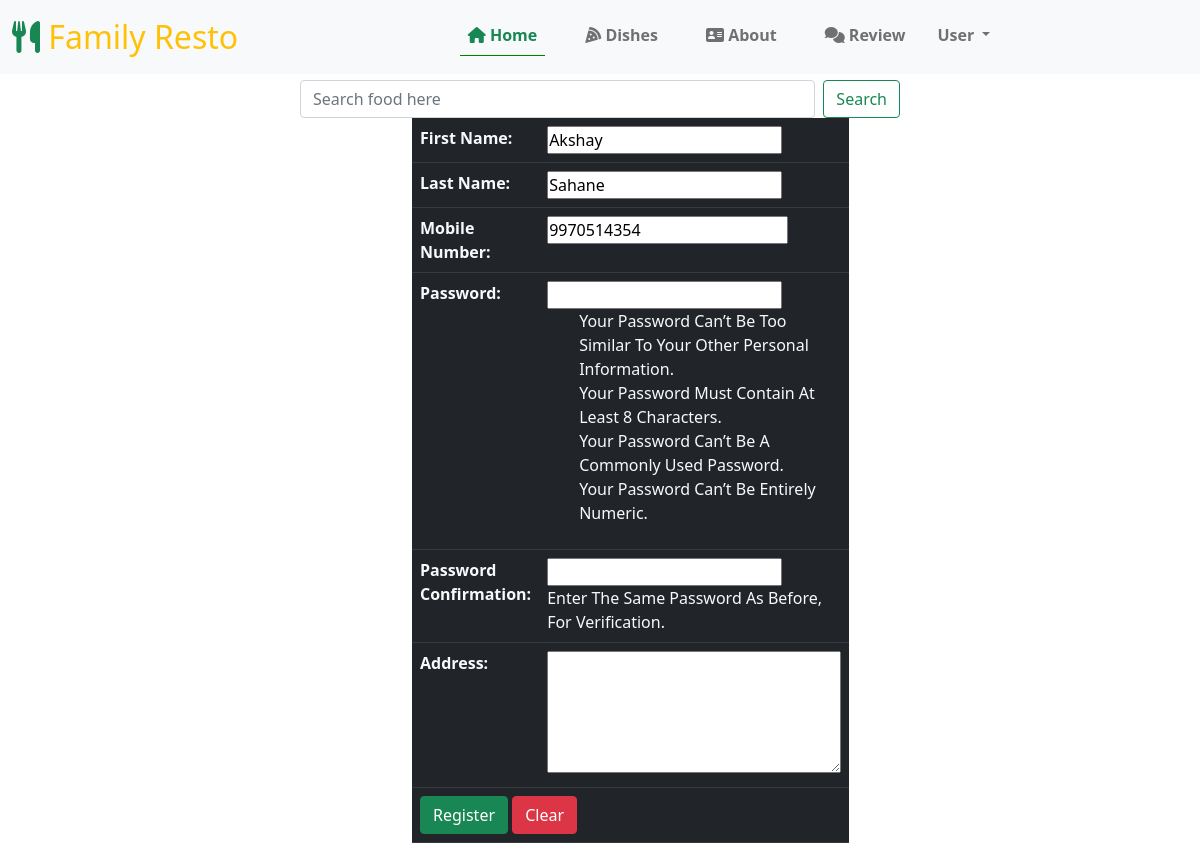
Screenshot of /accounts/profile/1 with the database file from the repository.
### accounts/models.py (models this page shows)
class MyUser(AbstractBaseUser):
    userId = models.BigAutoField(primary_key=True)
    first_Name  = models.CharField(max_length=30)
    last_Name  = models.CharField(max_length=30)
    mobile_Number = models.BigIntegerField(unique=True)
    user_Role = models.CharField(max_length=10)
    is_superuser = models.BooleanField(default=False)
    address = models.TextField()
    objects = MyUserManager()
    USERNAME_FIELD="mobile_Number"
    REQUIRED_FIELDS=['first_Name','last_Name']

### accounts/views.py (the view, shortened to what this page needs)
# urls.py: path("profile/<int:userId>",profile,name="profile"),
def profile(req,userId):
    if req.method=='GET':
        acc=MyUser.objects.get(userId=userId)
        form= UserForm(instance=acc)
        context={'form':form}
        return render(req,"accounts/profile.html",context)
    else:
        context={'form':form}
        messages.error(req,"somethong went wrong try again")
        return render(req,'accounts/profile.html',context)

### accounts/forms.py
class UserForm(UserCreationForm):
    class Meta:
        model=MyUser
        fields=('first_Name','last_Name','mobile_Number','password1','password2','user_Role','address')
        widgets={
            'password1':forms.CharField(help_text="hii"),
            'password2':forms.CharField(help_text="hii"),
            'user_Role':forms.HiddenInput(attrs={'value':'customer','m':'1'}),
            'address':forms.Textarea(attrs={'rows':'5','cols':'30','m':'1'}),
               }

### template/accounts/profile.html (shortened to what this page needs)
{% extends 'food/base.html' %}
{% block body %}
<div class="container col-4 text-light">
    <form action="/accounts/setpassword" method="post">
        <table class="table table-dark text-light ">
            {{ form.as_table }}
            <tr>
                <td colspan="2">
                    <input class="btn btn-success" type="submit" value="Register">
                    <input class="btn btn-danger" type="reset" value="Clear">
                </td>
            </tr>
        </table>
    </form>
</div>
{% endblock body %}

### static/css/style.css (style rules this page uses)
* { padding: 0;margin: 0;text-decoration: none;list-style: none;box-sizing: border-box; }
html { text-transform: capitalize; }
body { font-family:montserrat; cursor: pointer; }

### rows the page displays
MyUser: first_Name "Akshay", last_Name "Sahane", mobile_Number "9970514354"
